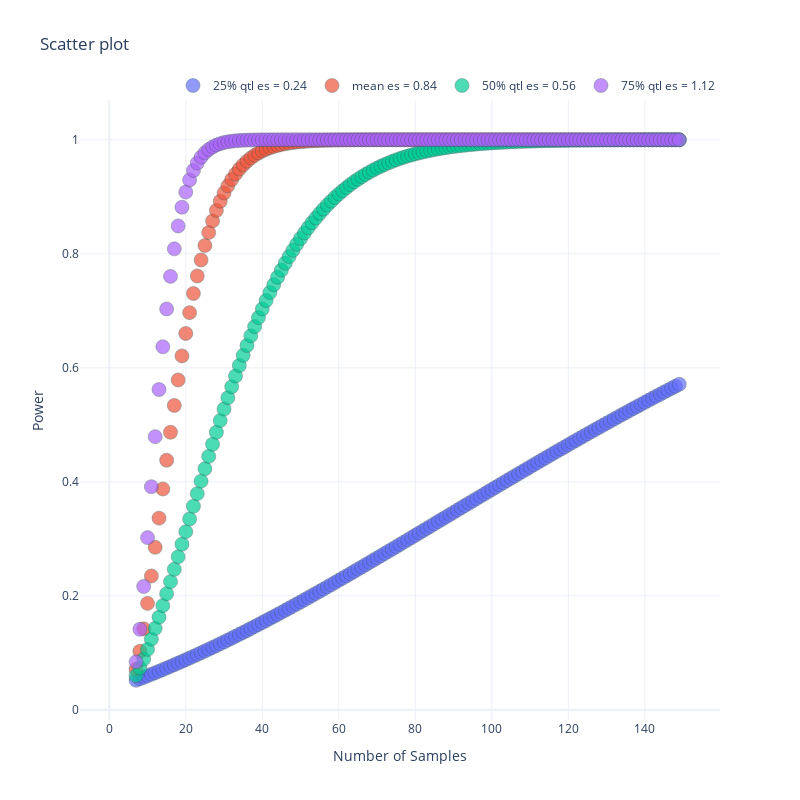

Notebook code cell kept with this figure:
### Code cell
plot = viz.get_scatterplot(power_df, identifier='power', args={'x':'#samples', 
                                                               'y':'power', 
                                                               'name':'labels', 
                                                               'group':'labels',
                                                               'x_title': 'Number of Samples',
                                                               'y_title': 'Power'
                                                              })
iplot(plot.figure)

### Figure 1 — Plotly figure (JSON) as saved in the notebook; plotly's stock layout.template omitted (floating-point values rounded to 4 significant figures; data arrays with more than 128 entries replaced by an {"elided": "..."} marker saying what was removed)
{"data": [{"hovertemplate": "labels=25% qtl es = 0.24<br>#samples=%{x}<br>power=%{y}<extra></extra>", "legendgroup": "25% qtl es = 0.24", "marker": {"color": "#636efa", "line": {"color": "DarkSlateGrey", "width": 0.5}, "opacity": 0.7, "size": 14, "symbol": "circle"}, "mode": "markers", "name": "25% qtl es = 0.24", "orientation": "v", "showlegend": true, "type": "scatter", "x": {"elided": "147 int values"}, "xaxis": "x", "y": {"elided": "147 float values"}, "yaxis": "y"}, {"hovertemplate": "labels=mean es = 0.84<br>#samples=%{x}<br>power=%{y}<extra></extra>", "legendgroup": "mean es = 0.84", "marker": {"color": "#EF553B", "line": {"color": "DarkSlateGrey", "width": 0.5}, "opacity": 0.7, "size": 14, "symbol": "circle"}, "mode": "markers", "name": "mean es = 0.84", "orientation": "v", "showlegend": true, "type": "scatter", "x": {"elided": "147 int values"}, "xaxis": "x", "y": {"elided": "147 float values"}, "yaxis": "y"}, {"hovertemplate": "labels=50% qtl es = 0.56<br>#samples=%{x}<br>power=%{y}<extra></extra>", "legendgroup": "50% qtl es = 0.56", "marker": {"color": "#00cc96", "line": {"color": "DarkSlateGrey", "width": 0.5}, "opacity": 0.7, "size": 14, "symbol": "circle"}, "mode": "markers", "name": "50% qtl es = 0.56", "orientation": "v", "showlegend": true, "type": "scatter", "x": {"elided": "147 int values"}, "xaxis": "x", "y": {"elided": "147 float values"}, "yaxis": "y"}, {"hovertemplate": "labels=75% qtl es = 1.12<br>#samples=%{x}<br>power=%{y}<extra></extra>", "legendgroup": "75% qtl es = 1.12", "marker": {"color": "#ab63fa", "line": {"color": "DarkSlateGrey", "width": 0.5}, "opacity": 0.7, "size": 14, "symbol": "circle"}, "mode": "markers", "name": "75% qtl es = 1.12", "orientation": "v", "showlegend": true, "type": "scatter", "x": {"elided": "147 int values"}, "xaxis": "x", "y": {"elided": "147 float values"}, "yaxis": "y"}], "layout": {"annotations": [{"showarrow": false, "text": "", "xref": "paper", "yref": "paper"}], "height": 800, "hovermode": "closest", "legend": {"orientation": "h", "x": 1, "xanchor": "right", "y": 1, "yanchor": "bottom"}, "title": {"text": "Scatter plot"}, "width": 800, "xaxis": {"title": {"text": "Number of Samples"}}, "yaxis": {"title": {"text": "Power"}}}}
